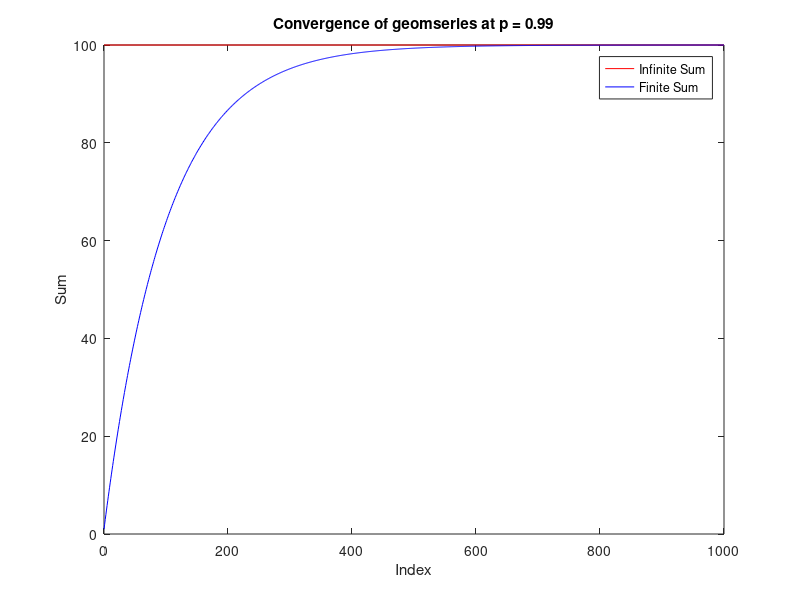
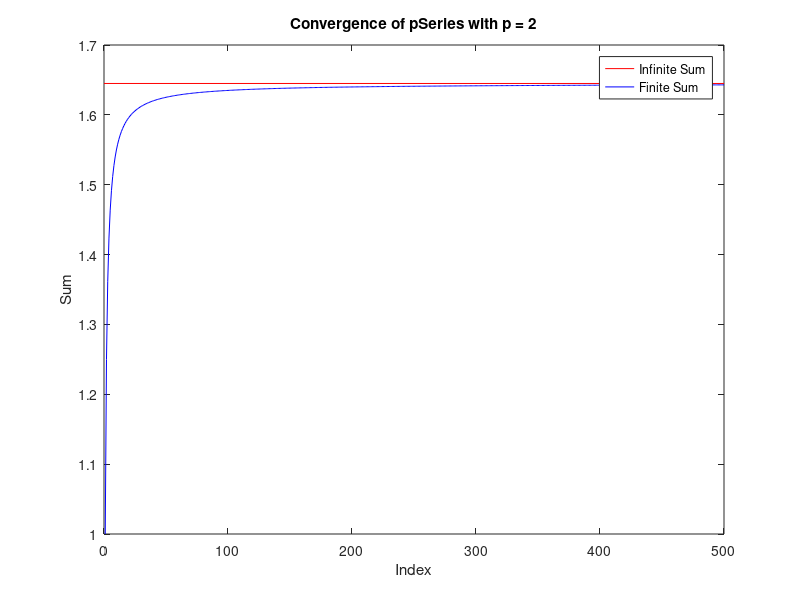

Source code (MATLAB) for these figures, in order:
%%
p =0.99;
t = linspace(1, 1000, 1000);
k = [0 t];
geomSeries = p.^k;
G = sum(geomSeries);
%%%%%%%%%%%%%%%%%
figure;
maxVal = max(k);
plot([0, maxVal], [G, G], 'r');
hold on;
cumm = cumsum(geomSeries);
plot(k, cumm, 'b');
xlabel('Index');
ylabel('Sum');
title('Convergence of geomseries at p = 0.99');
legend('Infinite Sum', 'Finite Sum');
%%%%%%%%%%%%%%%%%%%%%%%%%%%%%%%%%%%%%%%%%%%%%%
m = 2;
n = linspace(1, 500, 500);
pSeries = 1./(n.^m);
P = (pi^2)/6;
figure;
maxID = max(n);
plot([0, maxID], [P, P], 'r');
hold on;
pumm = cumsum(pSeries);
plot(n, pumm, 'b');
xlabel('Index');
ylabel('Sum');
title('Convergence of pSeries with p = 2');
legend('Infinite Sum', 'Finite Sum');
